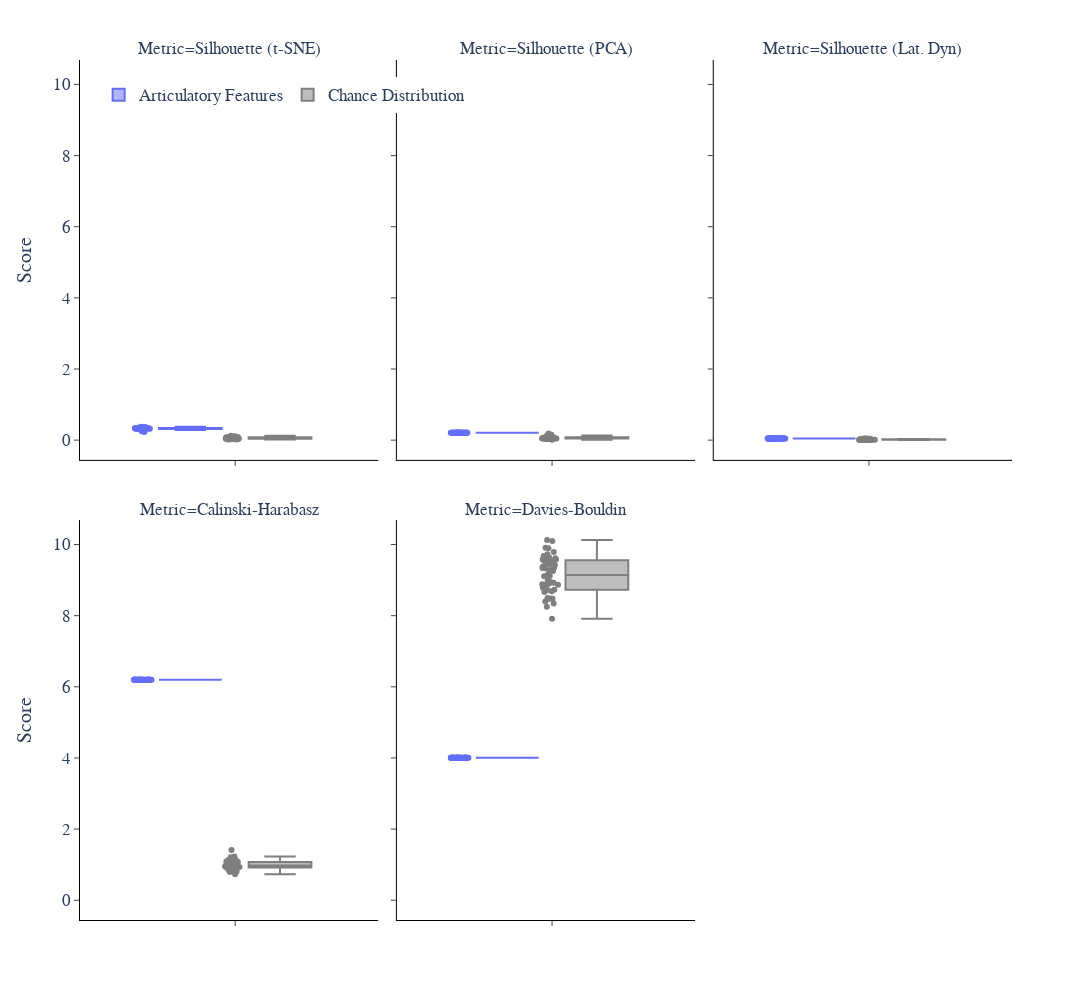

Notebook code for this chart:
### Code cell
fig = px.box(score_df_long, color='Condition', y="Score", facet_col='Metric', facet_col_wrap=3, points='all', width=1800, height=1000, color_discrete_sequence=[px_colors[0], '#7F7F7F'])
fig.update_layout(
    plot_bgcolor='white',
    legend=dict(
        orientation='h',
        yanchor='top',
        y=0.98,
        xanchor='left',
        x=0.02,
        title_text=''
    ),
    font=dict(size=17, family='Arial')
)
fig.update_xaxes(
    title='',
    mirror=False,
    ticks='outside',
    showline=True,
    linecolor='black',
    showgrid=False,
)
fig.update_yaxes(
    # title='Davies-Bouldin Score',
    mirror=False,
    ticks='outside',
    showline=True,
    linecolor='black',
    showgrid=False,
    # range=[-0.01, 0.45],
)

fig.show()

### Figure 1 — Plotly figure (JSON) as saved in the notebook; plotly's stock layout.template omitted (floating-point values rounded to 4 significant figures)
{"data": [{"alignmentgroup": "True", "boxpoints": "all", "hovertemplate": "Condition=Articulatory Features<br>Metric=Silhouette (t-SNE)<br>Score=%{y}<extra></extra>", "legendgroup": "Articulatory Features", "marker": {"color": "#636EFA"}, "name": "Articulatory Features", "notched": false, "offsetgroup": "Articulatory Features", "orientation": "v", "showlegend": true, "type": "box", "x0": " ", "xaxis": "x4", "y": [0.3159, 0.3493, 0.3371, 0.2833, 0.3417, 0.3236, 0.3647, 0.3379, 0.3511, 0.3441, 0.314, 0.3565, 0.2898, 0.3204, 0.3275, 0.3741, 0.3382, 0.3321, 0.284, 0.3694, 0.3225, 0.2726, 0.3307, 0.3369, 0.3342, 0.335, 0.3464, 0.2488, 0.3166, 0.323, 0.3127, 0.278, 0.2267, 0.3193, 0.3442, 0.3166, 0.3368, 0.3125, 0.3196, 0.3515, 0.3318, 0.3222, 0.3357, 0.2998, 0.3277, 0.3644, 0.3336, 0.3446, 0.3375, 0.3252], "y0": " ", "yaxis": "y4"}, {"alignmentgroup": "True", "boxpoints": "all", "hovertemplate": "Condition=Articulatory Features<br>Metric=Silhouette (PCA)<br>Score=%{y}<extra></extra>", "legendgroup": "Articulatory Features", "marker": {"color": "#636EFA"}, "name": "Articulatory Features", "notched": false, "offsetgroup": "Articulatory Features", "orientation": "v", "showlegend": false, "type": "box", "x0": " ", "xaxis": "x5", "y": [0.2109, 0.2109, 0.2109, 0.2109, 0.2109, 0.2109, 0.2109, 0.2109, 0.2109, 0.2109, 0.2109, 0.2109, 0.2109, 0.2109, 0.2109, 0.2109, 0.2109, 0.2109, 0.2109, 0.2109, 0.2109, 0.2109, 0.2109, 0.2109, 0.2109, 0.2109, 0.2109, 0.2109, 0.2109, 0.2109, 0.2109, 0.2109, 0.2109, 0.2109, 0.2109, 0.2109, 0.2109, 0.2109, 0.2109, 0.2109, 0.2109, 0.2109, 0.2109, 0.2109, 0.2109, 0.2109, 0.2109, 0.2109, 0.2109, 0.2109], "y0": " ", "yaxis": "y5"}, {"alignmentgroup": "True", "boxpoints": "all", "hovertemplate": "Condition=Articulatory Features<br>Metric=Silhouette (Lat. Dyn)<br>Score=%{y}<extra></extra>", "legendgroup": "Articulatory Features", "marker": {"color": "#636EFA"}, "name": "Articulatory Features", "notched": false, "offsetgroup": "Articulatory Features", "orientation": "v", "showlegend": false, "type": "box", "x0": " ", "xaxis": "x6", "y": [0.04762, 0.04762, 0.04762, 0.04762, 0.04762, 0.04762, 0.04762, 0.04762, 0.04762, 0.04762, 0.04762, 0.04762, 0.04762, 0.04762, 0.04762, 0.04762, 0.04762, 0.04762, 0.04762, 0.04762, 0.04762, 0.04762, 0.04762, 0.04762, 0.04762, 0.04762, 0.04762, 0.04762, 0.04762, 0.04762, 0.04762, 0.04762, 0.04762, 0.04762, 0.04762, 0.04762, 0.04762, 0.04762, 0.04762, 0.04762, 0.04762, 0.04762, 0.04762, 0.04762, 0.04762, 0.04762, 0.04762, 0.04762, 0.04762, 0.04762], "y0": " ", "yaxis": "y6"}, {"alignmentgroup": "True", "boxpoints": "all", "hovertemplate": "Condition=Articulatory Features<br>Metric=Calinski-Harabasz<br>Score=%{y}<extra></extra>", "legendgroup": "Articulatory Features", "marker": {"color": "#636EFA"}, "name": "Articulatory Features", "notched": false, "offsetgroup": "Articulatory Features", "orientation": "v", "showlegend": false, "type": "box", "x0": " ", "xaxis": "x", "y": [6.196, 6.196, 6.196, 6.196, 6.196, 6.196, 6.196, 6.196, 6.196, 6.196, 6.196, 6.196, 6.196, 6.196, 6.196, 6.196, 6.196, 6.196, 6.196, 6.196, 6.196, 6.196, 6.196, 6.196, 6.196, 6.196, 6.196, 6.196, 6.196, 6.196, 6.196, 6.196, 6.196, 6.196, 6.196, 6.196, 6.196, 6.196, 6.196, 6.196, 6.196, 6.196, 6.196, 6.196, 6.196, 6.196, 6.196, 6.196, 6.196, 6.196], "y0": " ", "yaxis": "y"}, {"alignmentgroup": "True", "boxpoints": "all", "hovertemplate": "Condition=Articulatory Features<br>Metric=Davies-Bouldin<br>Score=%{y}<extra></extra>", "legendgroup": "Articulatory Features", "marker": {"color": "#636EFA"}, "name": "Articulatory Features", "notched": false, "offsetgroup": "Articulatory Features", "orientation": "v", "showlegend": false, "type": "box", "x0": " ", "xaxis": "x2", "y": [4.003, 4.003, 4.003, 4.003, 4.003, 4.003, 4.003, 4.003, 4.003, 4.003, 4.003, 4.003, 4.003, 4.003, 4.003, 4.003, 4.003, 4.003, 4.003, 4.003, 4.003, 4.003, 4.003, 4.003, 4.003, 4.003, 4.003, 4.003, 4.003, 4.003, 4.003, 4.003, 4.003, 4.003, 4.003, 4.003, 4.003, 4.003, 4.003, 4.003, 4.003, 4.003, 4.003, 4.003, 4.003, 4.003, 4.003, 4.003, 4.003, 4.003], "y0": " ", "yaxis": "y2"}, {"alignmentgroup": "True", "boxpoints": "all", "hovertemplate": "Condition=Chance Distribution<br>Metric=Silhouette (t-SNE)<br>Score=%{y}<extra></extra>", "legendgroup": "Chance Distribution", "marker": {"color": "#7F7F7F"}, "name": "Chance Distribution", "notched": false, "offsetgroup": "Chance Distribution", "orientation": "v", "showlegend": true, "type": "box", "x0": " ", "xaxis": "x4", "y": [0.03159, 0.05021, 0.0781, 0.08275, 0.05483, 0.0585, 0.06474, 0.02742, 0.07844, 0.0717, 0.0528, 0.08475, 0.03744, 0.02992, 0.05582, 0.06978, 0.039, 0.02723, 0.05802, 0.03337, 0.08094, 0.06261, 0.09501, 0.06312, 0.06662, 0.03498, 0.04312, 0.03788, 0.03692, 0.04695, 0.05489, 0.05965, 0.05421, 0.0953, 0.02015, 0.07789, 0.08468, 0.06125, 0.1204, 0.03658, 0.05493, 0.03984, 0.02018, 0.02323, 0.07788, 0.09964, 0.07613, 0.04578, 0.1069, 0.07322], "y0": " ", "yaxis": "y4"}, {"alignmentgroup": "True", "boxpoints": "all", "hovertemplate": "Condition=Chance Distribution<br>Metric=Silhouette (PCA)<br>Score=%{y}<extra></extra>", "legendgroup": "Chance Distribution", "marker": {"color": "#7F7F7F"}, "name": "Chance Distribution", "notched": false, "offsetgroup": "Chance Distribution", "orientation": "v", "showlegend": false, "type": "box", "x0": " ", "xaxis": "x5", "y": [0.0516, 0.08556, 0.1309, 0.05934, 0.05091, 0.03964, 0.1577, 0.08247, 0.04485, 0.03758, 0.0814, 0.07337, 0.08096, 0.03072, 0.0482, 0.06419, 0.05206, 0.03296, 0.0446, 0.03784, 0.07237, 0.09114, 0.1333, 0.03961, 0.0668, 0.05269, 0.05898, 0.06616, 0.03085, 0.06243, 0.03404, 0.09402, 0.05781, 0.06333, 0.008783, 0.06355, 0.04805, 0.06398, 0.1445, 0.0438, 0.07692, 0.0427, 0.08983, 0.08332, 0.1183, 0.1116, 0.06074, 0.03139, 0.185, 0.05694], "y0": " ", "yaxis": "y5"}, {"alignmentgroup": "True", "boxpoints": "all", "hovertemplate": "Condition=Chance Distribution<br>Metric=Silhouette (Lat. Dyn)<br>Score=%{y}<extra></extra>", "legendgroup": "Chance Distribution", "marker": {"color": "#7F7F7F"}, "name": "Chance Distribution", "notched": false, "offsetgroup": "Chance Distribution", "orientation": "v", "showlegend": false, "type": "box", "x0": " ", "xaxis": "x6", "y": [0.008258, 0.02768, 0.02871, 0.02335, 0.02043, 0.01445, 0.04037, 0.02637, 0.01314, 0.01392, 0.01974, 0.01778, 0.02097, 0.01965, 0.009986, 0.01697, 0.02099, 0.01208, 0.01007, 0.008195, 0.01322, 0.01841, 0.03074, 0.01823, 0.01618, 0.01874, 0.01067, 0.02217, 0.007898, 0.008326, 0.01248, 0.02402, 0.01347, 0.01438, 0.006575, 0.01353, 0.01612, 0.02164, 0.04548, 0.006957, 0.02174, 0.008615, 0.01227, 0.0265, 0.04615, 0.03385, 0.01161, 0.0148, 0.04726, 0.02729], "y0": " ", "yaxis": "y6"}, {"alignmentgroup": "True", "boxpoints": "all", "hovertemplate": "Condition=Chance Distribution<br>Metric=Calinski-Harabasz<br>Score=%{y}<extra></extra>", "legendgroup": "Chance Distribution", "marker": {"color": "#7F7F7F"}, "name": "Chance Distribution", "notched": false, "offsetgroup": "Chance Distribution", "orientation": "v", "showlegend": false, "type": "box", "x0": " ", "xaxis": "x", "y": [0.8852, 0.8455, 0.9209, 0.9078, 0.9279, 1.411, 0.9598, 0.9793, 0.8762, 0.9564, 1.012, 1.097, 0.8375, 0.9833, 0.8715, 0.829, 1.062, 0.7935, 0.8513, 0.8092, 1.066, 1.121, 0.9452, 0.9362, 1.031, 0.9245, 1.124, 0.9693, 0.8263, 1.092, 1.063, 1.05, 0.9934, 1.019, 0.7288, 0.9503, 1.206, 1.073, 1.183, 0.9949, 1.077, 1.093, 0.9464, 0.9675, 0.9739, 1.042, 0.9359, 1.156, 1.126, 1.229], "y0": " ", "yaxis": "y"}, {"alignmentgroup": "True", "boxpoints": "all", "hovertemplate": "Condition=Chance Distribution<br>Metric=Davies-Bouldin<br>Score=%{y}<extra></extra>", "legendgroup": "Chance Distribution", "marker": {"color": "#7F7F7F"}, "name": "Chance Distribution", "notched": false, "offsetgroup": "Chance Distribution", "orientation": "v", "showlegend": false, "type": "box", "x0": " ", "xaxis": "x2", "y": [9.348, 9.106, 9.561, 9.336, 9.91, 7.917, 8.855, 8.9, 9.443, 8.718, 9.425, 8.947, 10.12, 9.259, 9.68, 9.559, 8.669, 9.792, 9.894, 9.637, 8.475, 8.478, 9.577, 9.379, 8.994, 8.925, 8.479, 9.528, 9.433, 8.495, 8.396, 9.611, 9.282, 8.878, 10.1, 9.728, 8.251, 8.732, 8.341, 9.654, 9.343, 8.481, 8.918, 8.882, 9.115, 9.165, 9.578, 8.87, 8.785, 8.686], "y0": " ", "yaxis": "y2"}], "layout": {"annotations": [{"font": {}, "showarrow": false, "text": "Metric=Calinski-Harabasz", "x": 0.16, "xanchor": "center", "xref": "paper", "y": 0.465, "yanchor": "bottom", "yref": "paper"}, {"font": {}, "showarrow": false, "text": "Metric=Davies-Bouldin", "x": 0.5, "xanchor": "center", "xref": "paper", "y": 0.465, "yanchor": "bottom", "yref": "paper"}, {"font": {}, "showarrow": false, "text": "Metric=Silhouette (t-SNE)", "x": 0.16, "xanchor": "center", "xref": "paper", "y": 1.0, "yanchor": "bottom", "yref": "paper"}, {"font": {}, "showarrow": false, "text": "Metric=Silhouette (PCA)", "x": 0.5, "xanchor": "center", "xref": "paper", "y": 1.0, "yanchor": "bottom", "yref": "paper"}, {"font": {}, "showarrow": false, "text": "Metric=Silhouette (Lat. Dyn)", "x": 0.84, "xanchor": "center", "xref": "paper", "y": 1.0, "yanchor": "bottom", "yref": "paper"}], "boxmode": "group", "font": {"family": "Arial", "size": 17}, "height": 1000, "legend": {"orientation": "h", "title": {"text": ""}, "tracegroupgap": 0, "x": 0.02, "xanchor": "left", "y": 0.98, "yanchor": "top"}, "margin": {"t": 60}, "plot_bgcolor": "white", "width": 1800, "xaxis": {"anchor": "y", "domain": [0, 0.32], "linecolor": "black", "mirror": false, "showgrid": false, "showline": true, "ticks": "outside", "title": {"text": ""}}, "xaxis2": {"anchor": "y2", "domain": [0.34, 0.66], "linecolor": "black", "matches": "x", "mirror": false, "showgrid": false, "showline": true, "ticks": "outside", "title": {"text": ""}}, "xaxis3": {"anchor": "y3", "domain": [0.68, 1.0], "linecolor": "black", "matches": "x", "mirror": false, "showgrid": false, "showline": true, "ticks": "outside", "title": {"text": ""}}, "xaxis4": {"anchor": "y4", "domain": [0, 0.32], "linecolor": "black", "matches": "x", "mirror": false, "showgrid": false, "showline": true, "showticklabels": false, "ticks": "outside", "title": {"text": ""}}, "xaxis5": {"anchor": "y5", "domain": [0.34, 0.66], "linecolor": "black", "matches": "x", "mirror": false, "showgrid": false, "showline": true, "showticklabels": false, "ticks": "outside", "title": {"text": ""}}, "xaxis6": {"anchor": "y6", "domain": [0.68, 1.0], "linecolor": "black", "matches": "x", "mirror": false, "showgrid": false, "showline": true, "showticklabels": false, "ticks": "outside", "title": {"text": ""}}, "yaxis": {"anchor": "x", "domain": [0, 0.465], "linecolor": "black", "mirror": false, "showgrid": false, "showline": true, "ticks": "outside", "title": {"text": "Score"}}, "yaxis2": {"anchor": "x2", "domain": [0, 0.465], "linecolor": "black", "matches": "y", "mirror": false, "showgrid": false, "showline": true, "showticklabels": false, "ticks": "outside"}, "yaxis3": {"anchor": "x3", "domain": [0, 0.465], "linecolor": "black", "matches": "y", "mirror": false, "showgrid": false, "showline": true, "showticklabels": false, "ticks": "outside"}, "yaxis4": {"anchor": "x4", "domain": [0.535, 1.0], "linecolor": "black", "matches": "y", "mirror": false, "showgrid": false, "showline": true, "ticks": "outside", "title": {"text": "Score"}}, "yaxis5": {"anchor": "x5", "domain": [0.535, 1.0], "linecolor": "black", "matches": "y", "mirror": false, "showgrid": false, "showline": true, "showticklabels": false, "ticks": "outside"}, "yaxis6": {"anchor": "x6", "domain": [0.535, 1.0], "linecolor": "black", "matches": "y", "mirror": false, "showgrid": false, "showline": true, "showticklabels": false, "ticks": "outside"}}}
